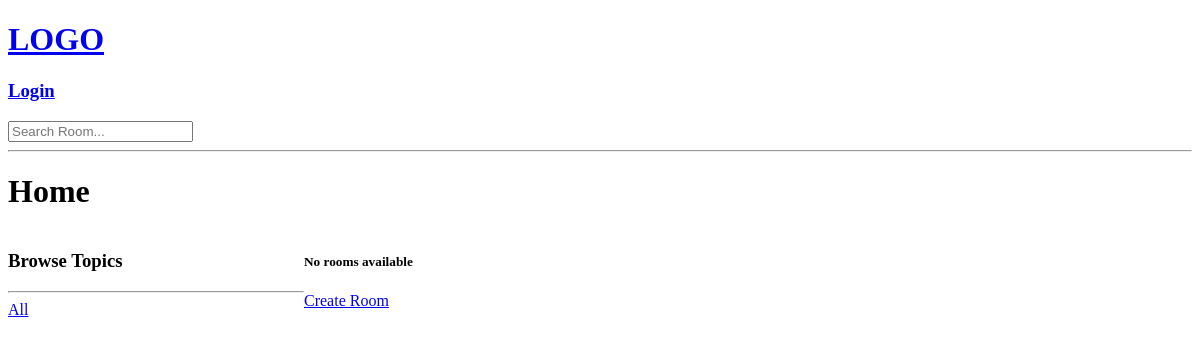
The app's page /, older data.
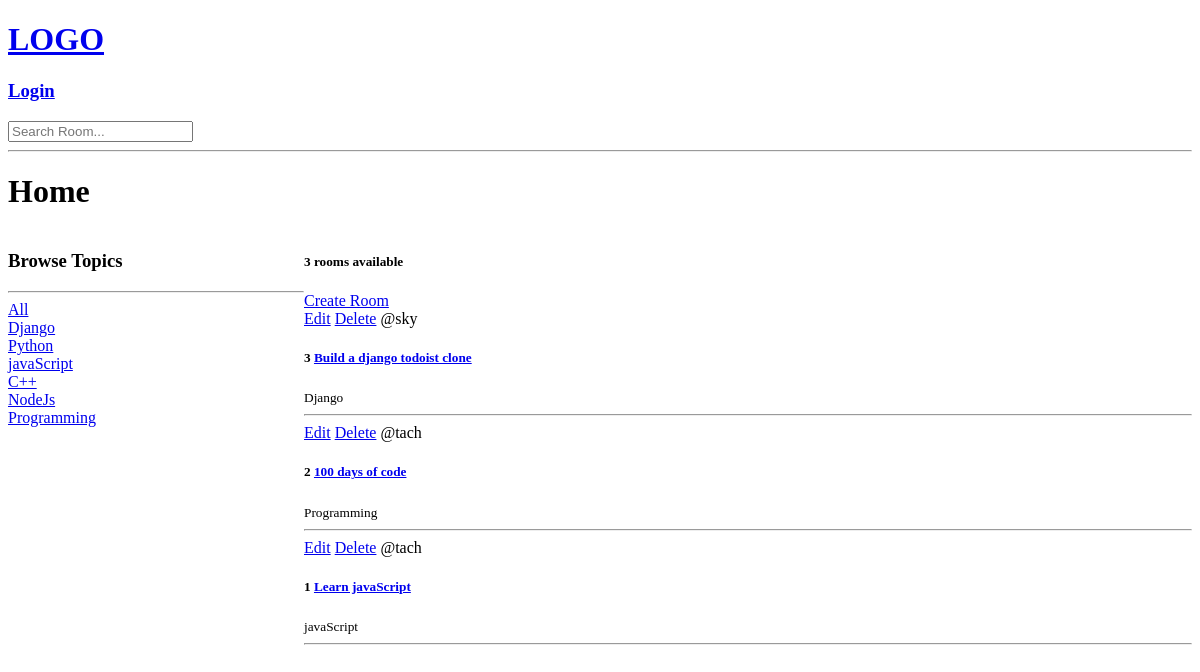
The same page, newer data.
### base/models.py (models this page shows, shortened)
class Topic(models.Model):
    name = models.CharField(max_length=400)

class Room(models.Model):
    host = models.ForeignKey(User, on_delete = models.SET_NULL,null = True)#TODO:change this
    topic = models.ForeignKey(Topic, on_delete = models.SET_NULL,null = True)
    name = models.CharField(max_length=200)
    description = models.TextField(null=True,blank=True)
    created = models.DateTimeField(auto_now = True)
    updated = models.DateTimeField(auto_now_add=True)
    class Meta:
        ordering = ['-updated','-created']

### base/views.py (the view)
# urls.py: path('',views.home,name = "home"),
def home(request):
    q = request.GET.get('q') if request.GET.get('q') != None else ""
    rooms = Room.objects.filter(
        Q(topic__name__icontains = q) |
        Q(name__icontains = q) |
        Q(description__icontains = q)
    )
    topics = Topic.objects.all()
    room_count = f"{rooms.count()} rooms" if rooms.count()>1 else f"{rooms.count()} room"
    if rooms.count() == 0:
        room_count = "No rooms"
    context = {"rooms":rooms,"topics":topics,"room_count":room_count}
    return render(request,'base/home.html',context)

### base/templates/base/home.html (shortened to what this page needs)
{% extends 'main.html'%}
{% block content%}
<h1>Home </h1>
<div class="home-container">
    <div>
        <h3>Browse Topics</h3>
        <hr>
        <div>
            <a href="{% url 'home' %}">All</a>
        </div>
        {% for topic in topics %}
            <div>
                <a href="{% url 'home' %}?q={{topic.name}}">{{topic.name}}</a>
            </div>
        {% endfor %}
    </div>
    <div class="">
        <h5>{{ room_count }} available</h5>
        <a href="{% url 'create-room' %}">Create Room</a>
        <div>
            <div>
                {% for room in rooms %}
                    <a href="{% url 'update-room' room.id%}">Edit</a>
                    <a href="{% url 'delete-room' room.id%}">Delete</a>
                    <span>@{{room.host.username}}</span>
                    <h5>{{room.id}} <a href="{% url 'room' room.id%}">{{room.name}}</a></h5>
                    <small>{{room.topic.name}}</small>
                    <hr>
                {% endfor%}
            </div>
        </div>
    </div>
</div>
{% endblock content%}

### templates/main.html (shortened to what this page needs)
<!DOCTYPE html>
<html>
<head>
</head>
<body>
    {% include 'navbar.html' %}
    {%  block content %}
    {% endblock %}
</body>
</html>

### templates/navbar.html
<a href="/">
    <h1>LOGO</h1>
</a>
{% if request.user.is_authenticated %}
<a href="">
    <h3>Logout</h3>
</a>
{%else%}
<a href="{%url 'login' %}">
    <h3>Login</h3>
</a>
{%endif%}
<form action="{% url 'home' %}" method="get">
    <input type="text" name="q" placeholder="Search Room...">
</form>
<hr>

### base/templates/base/home.html (style rules this page uses)
.home-container { display: grid; grid-template-columns: 1fr 3fr; }

Row changes from the older to the newer data that the page shows:
added Topic: name "Django"
added Topic: name "Python"
added Topic: name "javaScript"
added Topic: name "C++"
added Topic: name "NodeJs"
added Topic: name "Programming"
added Room: host.username "sky", id "3", name "Build a django todoist clone", topic.name "Django"
added Room: host.username "tach", id "2", name "100 days of code", topic.name "Programming"
added Room: host.username "tach", id "1", name "Learn javaScript", topic.name "javaScript"
Text that changed along with them:
{{ room_count }}: "No rooms" → "3 rooms"
